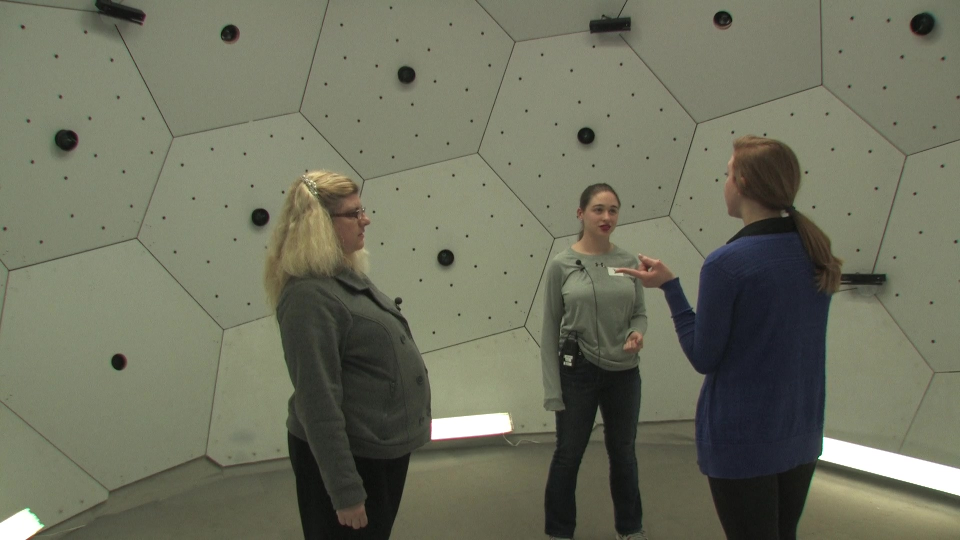
#> input picture multi_human_3d_pose_estimation/images/multiple.jpg, 1920 x 1080 px, found by its file name (shown at 1/2 size)
$ python show_heatmap.py
#> lines starting #> are read from the running program, lines starting #| are printed output that depends on the picture
import cv2
import numpy as np
from PIL import Image
from pyheatmap.heatmap import HeatMap
import matplotlib.pyplot as plt
import matplotlib.cm as cm
from matplotlib.colors import LogNorm
import matplotlib.image as im
from IPython import embed

# [46 lines left out: functions heatmap, loca, show_location_map, not called in this run]
    # [4 lines of commented-out code are left out]

def main():
    source_img = cv2.imread('../multiple.jpg')
#> source_img is the input picture: shape (1080, 1920, 3); mean B, G, R 94.5, 112.4, 110.3
    heat_map = cv2.imread('../data/heatmap.jpg')
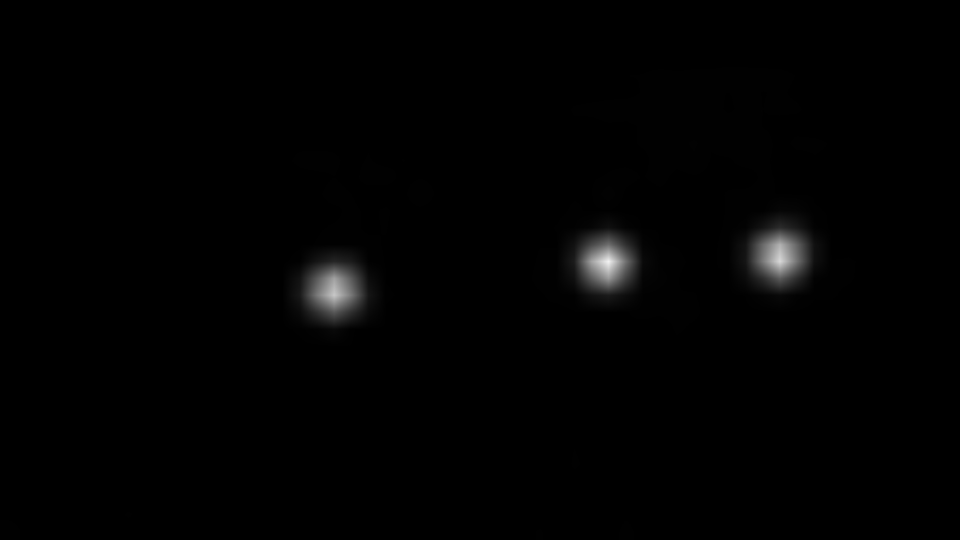
#> input picture multi_human_3d_pose_estimation/data/heatmap.jpg, 1920 x 1080 px (shown at 1/2 size)
#> heat_map is the input picture: shape (1080, 1920, 3); min 0, max 241, mean 2.1
    paf_map = cv2.imread('../data/pafs.jpg')
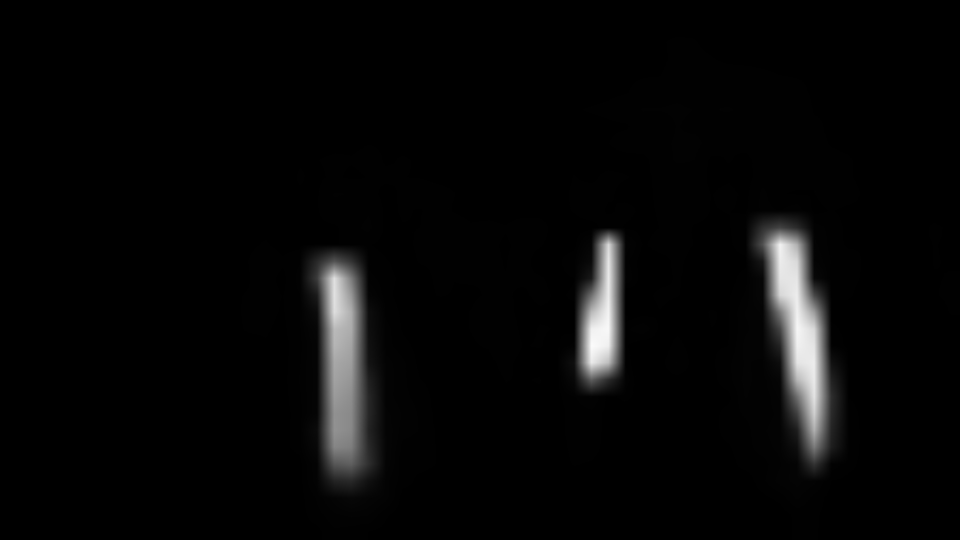
#> input picture multi_human_3d_pose_estimation/data/pafs.jpg, 1920 x 1080 px (shown at 1/2 size)
#> paf_map is the input picture: shape (1080, 1920, 3); min 0, max 251, mean 7.7
    if heat_map is None or paf_map is None:
        print("Image load error!")

    cv2.imshow('source', source_img)
    cv2.imshow('heatmap', heat_map)
    cv2.imshow('pafmap', paf_map)
    dst_heat = cv2.addWeighted(source_img, 0.2, heat_map, 0.8, 0)
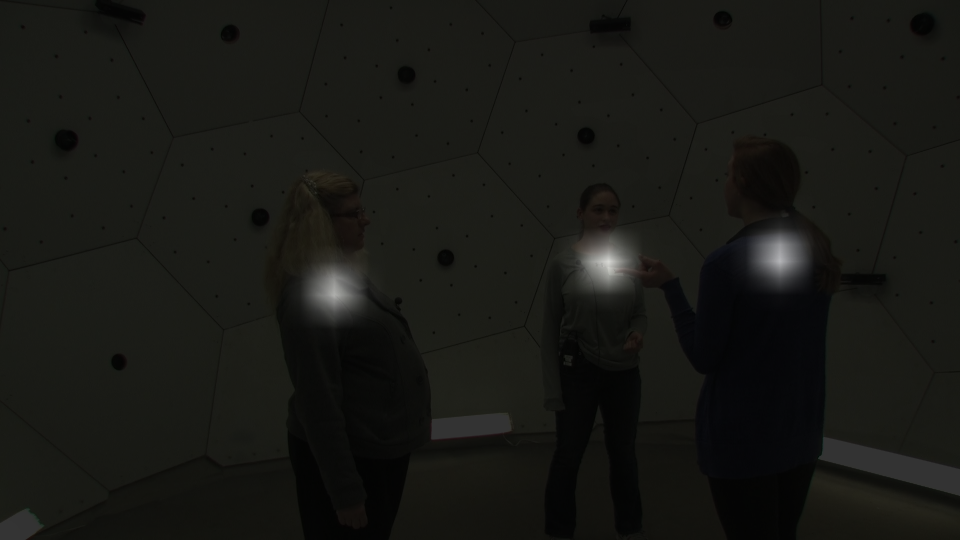
#> dst_heat: shape (1080, 1920, 3) (shown at 1/2 size); mean B, G, R 20.6, 24.1, 23.7
    dst_paf = cv2.addWeighted(source_img, 0.2, paf_map, 0.8, 0)
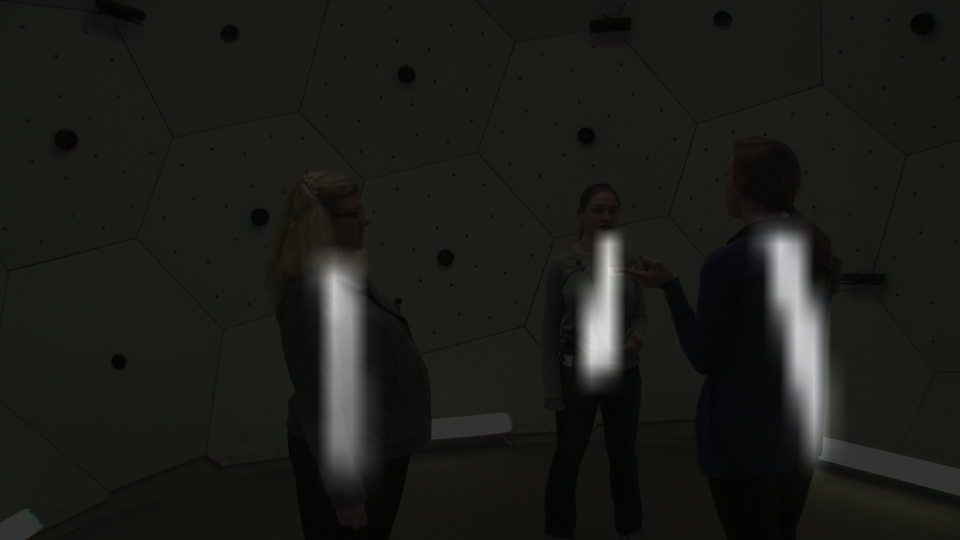
#> dst_paf: shape (1080, 1920, 3) (shown at 1/2 size); mean B, G, R 25.1, 28.6, 28.2
    dst_heat = cv2.applyColorMap(dst_heat, cv2.COLORMAP_JET)
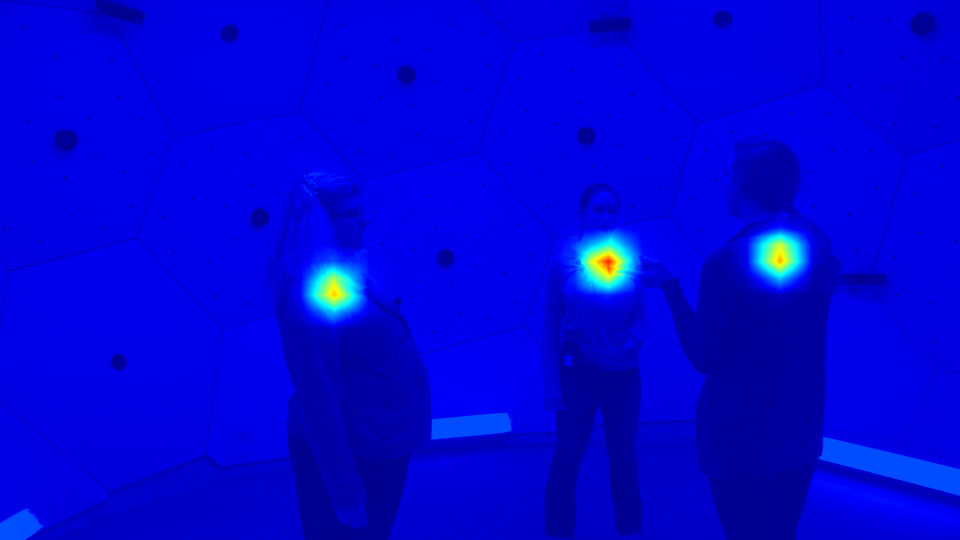
#> dst_heat: shape (1080, 1920, 3) (shown at 1/2 size); mean B, G, R 216.4, 4.3, 0.9
    dst_paf = cv2.applyColorMap(dst_paf, cv2.COLORMAP_JET)
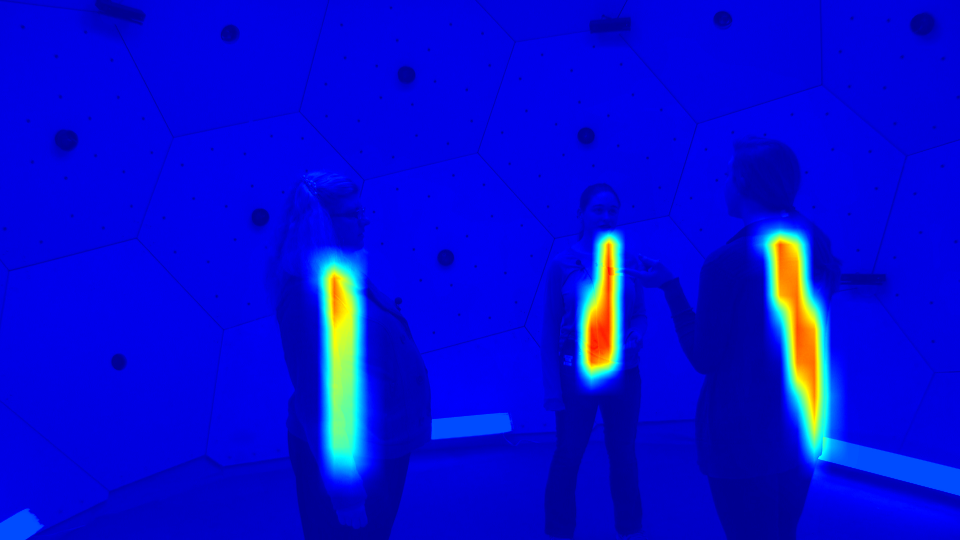
#> dst_paf: shape (1080, 1920, 3) (shown at 1/2 size); mean B, G, R 215.9, 11.1, 5.5
    cv2.imshow('heat', dst_heat)
    cv2.imshow('paf', dst_paf)
    cv2.waitKey(0)

if __name__=='__main__':
    main()
    # show_location_map('../data/map_np.jpg')
    # heatmap()
